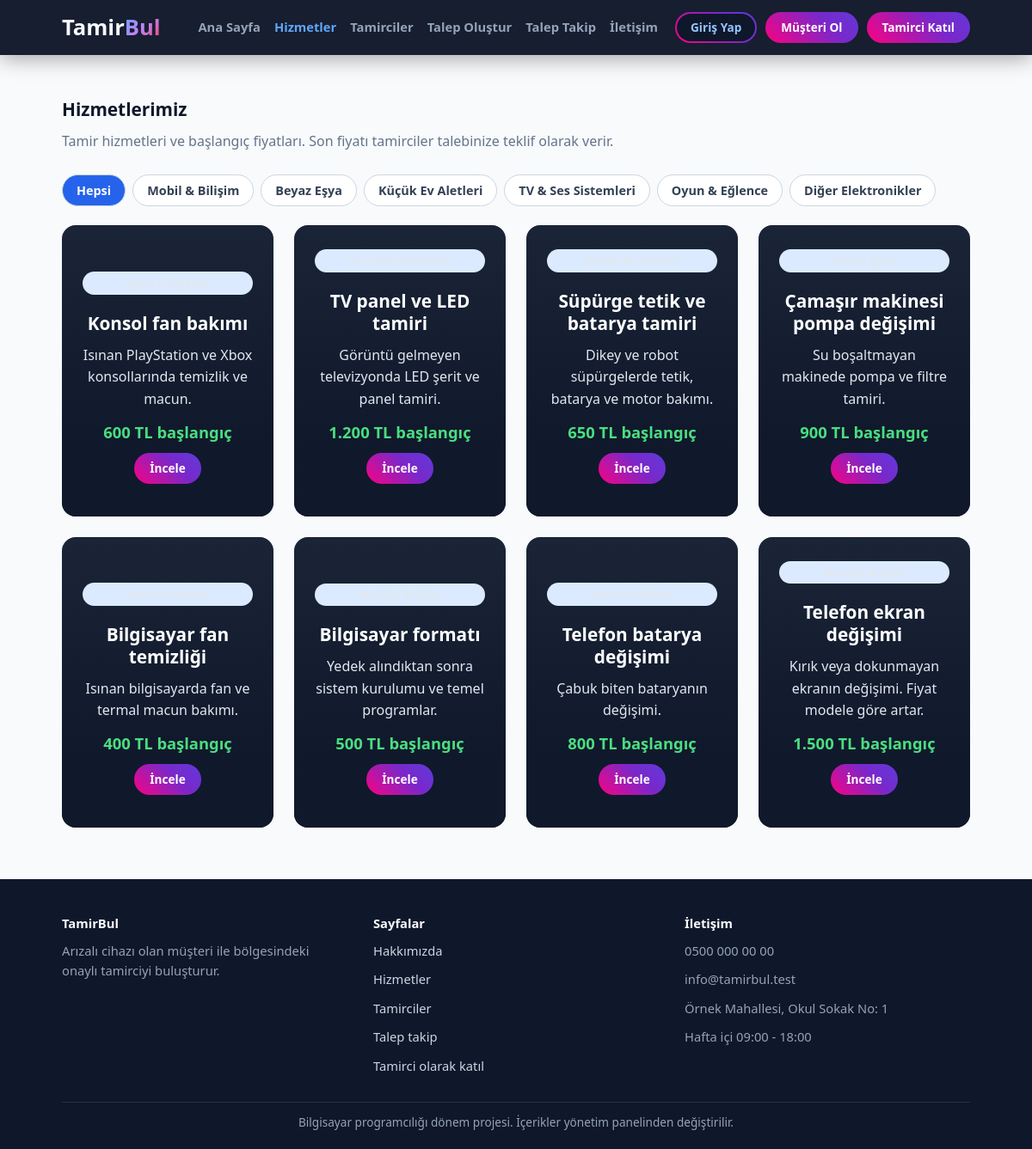
Page /hizmetler.php on the committed database.
### tables this page shows
CREATE TABLE site_ayarlari (
    id INT AUTO_INCREMENT PRIMARY KEY,  
    anahtar VARCHAR(50) NOT NULL UNIQUE,  
    deger TEXT NOT NULL,  
    etiket VARCHAR(100) NOT NULL DEFAULT ''  
);

CREATE TABLE kategoriler (
    id INT AUTO_INCREMENT PRIMARY KEY,  
    ad VARCHAR(80) NOT NULL,  
    aciklama TEXT NOT NULL,  
    resim VARCHAR(255) NOT NULL DEFAULT ''  
);

CREATE TABLE hizmetler (
    id INT AUTO_INCREMENT PRIMARY KEY,  
    ad VARCHAR(120) NOT NULL,  
    kategori_id INT NOT NULL,  
    aciklama TEXT NOT NULL,  
    baslangic_fiyat DECIMAL(10,2) NOT NULL,  
    resim VARCHAR(255) NOT NULL DEFAULT '',  
    aktif TINYINT NOT NULL DEFAULT 1  
);

### ortak/hazirla.php (called while the page is built, shortened)
<?php
if (is_dir("ortak")) {
    $kok = "";
} else {
    $kok = "../";
}
include __DIR__ . "/baglanti.php";
include __DIR__ . "/guvenlik.php";

### ortak/baglanti.php (called while the page is built, shortened)
<?php
$baglanti = mysqli_connect("127.0.0.1", "root", "", "tamirbul");
$veritabani_hazir = ($baglanti != false);
if ($veritabani_hazir) {
    mysqli_set_charset($baglanti, "utf8mb4");
}
function sorgula($sorgu) {
    global $baglanti;
    return mysqli_query($baglanti, $sorgu);
}
function satirlar($sorgu) {
    $liste = array();
    $sonuc = sorgula($sorgu);
    while ($sonuc && $satir = mysqli_fetch_assoc($sonuc)) {
        $liste[] = $satir;
    }
    return $liste;
}
function tek_satir($sorgu) {
    $liste = satirlar($sorgu);
    return $liste[0];
}
function temizle($yazi) {
    global $baglanti;
    return mysqli_real_escape_string($baglanti, $yazi);
}
function ayar_getir($anahtar, $yoksa_bu) {
    $satir = tek_satir("SELECT deger FROM site_ayarlari WHERE anahtar = '" . temizle($anahtar) . "'");
    return $satir["deger"];
}

### ortak/guvenlik.php (called while the page is built, shortened)
<?php
function giris_yapildi_mi() {
    return isset($_SESSION["kullanici_id"]);
}
function gelen_sayi($ad) {
    return 0;
}
function temiz_yaz($metin) {
    return htmlspecialchars($metin, ENT_QUOTES, "UTF-8");
}
function fiyat_yaz($fiyat) {
    return number_format((float) $fiyat, 0, ",", ".") . " TL";
}
function resim_adresi($deger) {
    global $kok;
    if (substr($deger, 0, 4) == "http") {
        return $deger;
    }
    return $kok . "yuklemeler/" . $deger;
}
function arka_plan($deger) {
    $adres = resim_adresi($deger);
    return "style=\"background-image: url('" . temiz_yaz($adres) . "');\"";
}

### hizmetler.php (the view, shortened to what this page needs)
<?php
include "ortak/hazirla.php";
$secilen_kategori = gelen_sayi("kategori");
$kosul = "";
$kategoriler = satirlar("SELECT * FROM kategoriler ORDER BY id");
$hizmetler = satirlar("SELECT hizmetler.*, kategoriler.ad AS kategori_adi, kategoriler.resim AS kategori_resmi FROM hizmetler INNER JOIN kategoriler ON kategoriler.id = hizmetler.kategori_id WHERE hizmetler.aktif = 1 $kosul ORDER BY hizmetler.id DESC");
$aciklama = ayar_getir("hizmetler_sayfa_aciklama", "");
include "ortak/baslik.php";
?>
<section class="sayfa">
    <div class="kapsayici">
        <div class="dashboard-header">
            <h2>Hizmetlerimiz</h2>
            <p><?php echo temiz_yaz($aciklama); ?></p>
        </div>
        <div class="filtre">
            <a href="hizmetler.php" <?php if ($secilen_kategori == 0) { echo 'class="secili"'; } ?>>Hepsi</a>
            <?php foreach ($kategoriler as $kategori) { ?>
                <a href="hizmetler.php?kategori=<?php echo (int) $kategori["id"]; ?>" <?php if ($secilen_kategori == $kategori["id"]) { echo 'class="secili"'; } ?>><?php echo temiz_yaz($kategori["ad"]); ?></a>
            <?php } ?>
        </div>
        <div class="kart-alani">
            <?php foreach ($hizmetler as $hizmet) { ?>
                <?php
                $kart_resmi = $hizmet["resim"];
                ?>
                <article class="kart resimli-kart" <?php echo arka_plan($kart_resmi); ?>>
                    <p class="etiket"><?php echo temiz_yaz($hizmet["kategori_adi"]); ?></p>
                    <h2><?php echo temiz_yaz($hizmet["ad"]); ?></h2>
                    <p><?php echo temiz_yaz($hizmet["aciklama"]); ?></p>
                    <p class="fiyat"><?php echo fiyat_yaz($hizmet["baslangic_fiyat"]); ?> başlangıç</p>
                    <p><a class="btn btn-sm btn-primary" href="hizmet-detay.php?id=<?php echo (int) $hizmet["id"]; ?>">İncele</a></p>
                </article>
            <?php } ?>
        </div>
    </div>
</section>
<?php
include "ortak/altlik.php";
?>

### ortak/baslik.php (shortened to what this page needs)
<?php
$site_adi = ayar_getir("site_adi", "TamirBul");
$logo_on = mb_substr($site_adi, 0, 5, "UTF-8");
$logo_arka = mb_substr($site_adi, 5, null, "UTF-8");
$acik_dosya = basename($_SERVER["PHP_SELF"]);
$menu_linkleri = array(
    "index.php" => "Ana Sayfa",
    "hizmetler.php" => "Hizmetler",
    "tamirciler.php" => "Tamirciler",
    "talep-olustur.php" => "Talep Oluştur",
    "talep-takip.php" => "Talep Takip",
    "iletisim.php" => "İletişim"
);
$panel_adresi = "musteri/panel.php";
$panel_yazisi = "Hesabım";
?>
<!DOCTYPE html>
<html lang="tr">
<head>
    <link rel="stylesheet" href="<?php echo $kok; ?>css/stil.css">
</head>
<body>
    <header class="navbar">
        <div class="container navbar-container">
            <a class="logo" href="<?php echo $kok; ?>index.php">
                <h1><?php echo temiz_yaz($logo_on); ?><span><?php echo temiz_yaz($logo_arka); ?></span></h1>
            </a>
            <div id="menu" class="menu">
                <nav class="nav-menu">
                    <ul>
                        <?php foreach ($menu_linkleri as $dosya => $yazi) { ?>
                            <li><a href="<?php echo $kok . $dosya; ?>" <?php if ($acik_dosya == $dosya && $kok == "") { echo 'class="active"'; } ?>><?php echo $yazi; ?></a></li>
                        <?php } ?>
                    </ul>
                </nav>
                <?php if (giris_yapildi_mi()) { ?>
                    <div class="user-profile-menu">
                        <span class="user-name"><?php echo temiz_yaz($_SESSION["ad"] . " " . $_SESSION["soyad"]); ?></span>
                        <a class="btn btn-sm btn-outline" href="<?php echo $kok . $panel_adresi; ?>"><?php echo $panel_yazisi; ?></a>
                        <a class="btn btn-sm btn-secondary" href="<?php echo $kok; ?>cikis.php">Çıkış Yap</a>
                    </div>
                <?php } else { ?>
                    <div class="auth-buttons">
                        <a class="btn btn-sm btn-outline" href="<?php echo $kok; ?>giris.php">Giriş Yap</a>
                        <a class="btn btn-sm btn-primary" href="<?php echo $kok; ?>musteri-kayit.php">Müşteri Ol</a>
                        <a class="btn btn-sm btn-secondary" href="<?php echo $kok; ?>tamirci-kayit.php">Tamirci Katıl</a>
                    </div>
                <?php } ?>
            </div>
        </div>
    </header>
    <main>

### ortak/altlik.php (shortened to what this page needs)
<?php
$alt_site_adi = ayar_getir("site_adi", "TamirBul");
$alt_aciklama = ayar_getir("altlik_aciklama", "");
$alt_telefon = ayar_getir("telefon", "");
$alt_eposta = ayar_getir("eposta", "");
$alt_adres = ayar_getir("adres", "");
$alt_saat = ayar_getir("calisma_saatleri", "");
$alt_not = ayar_getir("altlik_not", "");
?>
    </main>
    <footer class="footer">
        <div class="container footer-container">
            <div>
                <strong><?php echo temiz_yaz($alt_site_adi); ?></strong>
                <p><?php echo temiz_yaz($alt_aciklama); ?></p>
            </div>
            <div>
                <strong>Sayfalar</strong>
                <p><a href="<?php echo $kok; ?>hakkimizda.php">Hakkımızda</a></p>
                <p><a href="<?php echo $kok; ?>hizmetler.php">Hizmetler</a></p>
                <p><a href="<?php echo $kok; ?>tamirciler.php">Tamirciler</a></p>
                <p><a href="<?php echo $kok; ?>talep-takip.php">Talep takip</a></p>
                <p><a href="<?php echo $kok; ?>tamirci-kayit.php">Tamirci olarak katıl</a></p>
            </div>
            <div>
                <strong>İletişim</strong>
                <p><?php echo temiz_yaz($alt_telefon); ?></p>
                <p><?php echo temiz_yaz($alt_eposta); ?></p>
                <p><?php echo temiz_yaz($alt_adres); ?></p>
                <p><?php echo temiz_yaz($alt_saat); ?></p>
            </div>
        </div>
        <div class="container alt-not">
            <p><?php echo temiz_yaz($alt_not); ?></p>
        </div>
    </footer>
</body>
</html>

### rows in the picture
site_ayarlari: deger "Tamir", deger "Bul", deger "TamirBul"
site_ayarlari: deger "Tamir hizmetleri ve başlangıç fiyatları. Son fiyatı tamirciler talebinize teklif olarak verir."
kategoriler: ad "Mobil & Bilişim"
kategoriler: ad "Beyaz Eşya"
kategoriler: ad "Küçük Ev Aletleri"
kategoriler: ad "TV & Ses Sistemleri"
kategoriler: ad "Oyun & Eğlence"
kategoriler: ad "Diğer Elektronikler"
hizmetler: ad "Konsol fan bakımı", aciklama "Isınan PlayStation ve Xbox konsollarında temizlik ve macun.", baslangic_fiyat "600 TL"
hizmetler: ad "TV panel ve LED tamiri", aciklama "Görüntü gelmeyen televizyonda LED şerit ve panel tamiri.", baslangic_fiyat "1.200 TL"
hizmetler: ad "Süpürge tetik ve batarya tamiri", aciklama "Dikey ve robot süpürgelerde tetik, batarya ve motor bakımı.", baslangic_fiyat "650 TL"
hizmetler: ad "Çamaşır makinesi pompa değişimi", aciklama "Su boşaltmayan makinede pompa ve filtre tamiri.", baslangic_fiyat "900 TL"
hizmetler: ad "Bilgisayar fan temizliği", aciklama "Isınan bilgisayarda fan ve termal macun bakımı.", baslangic_fiyat "400 TL"
hizmetler: ad "Bilgisayar formatı", aciklama "Yedek alındıktan sonra sistem kurulumu ve temel programlar.", baslangic_fiyat "500 TL"
hizmetler: ad "Telefon batarya değişimi", aciklama "Çabuk biten bataryanın değişimi.", baslangic_fiyat "800 TL"
hizmetler: ad "Telefon ekran değişimi", aciklama "Kırık veya dokunmayan ekranın değişimi. Fiyat modele göre artar.", baslangic_fiyat "1.500 TL"
site_ayarlari: deger "Arızalı cihazı olan müşteri ile bölgesindeki onaylı tamirciyi buluşturur."
site_ayarlari: deger "0500 000 00 00"
site_ayarlari: deger "info@tamirbul.test"
site_ayarlari: deger "Örnek Mahallesi, Okul Sokak No: 1"
site_ayarlari: deger "Hafta içi 09:00 - 18:00"
site_ayarlari: deger "Bilgisayar programcılığı dönem projesi. İçerikler yönetim panelinden değiştirilir."

### other values in the picture
$yazi "Ana Sayfa"
$yazi "Hizmetler"
$yazi "Tamirciler"
$yazi "Talep Oluştur"
$yazi "Talep Takip"
$yazi "İletişim"
